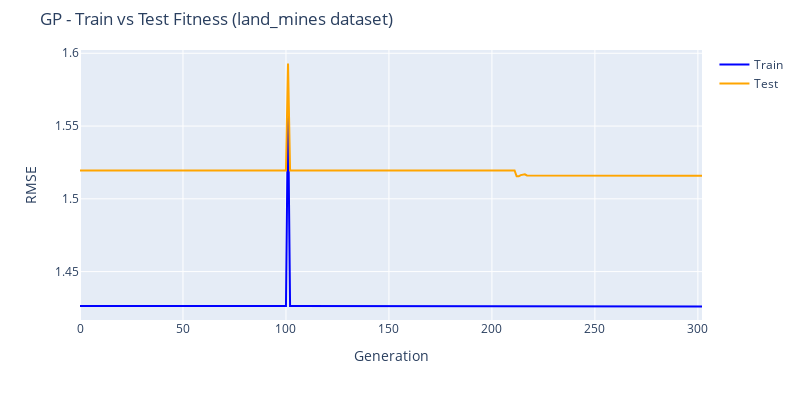

The code cell stored with this chart in its notebook:
### Code cell
import sys
import os
sys.path.append(os.path.abspath(r'C:\Users\Formando\PycharmProjects\slim'))
from slim_gsgp.utils.graphic import build_graphic

log_path = "./log/gp_land_mines.csv"
dataset_name = "land_mines"
build_graphic(log_path, dataset_name)

### Figure 1 — Plotly figure (JSON) as saved in the notebook; plotly's stock layout.template omitted (floating-point values rounded to 4 significant figures; data arrays with more than 128 entries replaced by an {"elided": "..."} marker saying what was removed)
{"data": [{"line": {"color": "blue"}, "mode": "lines", "name": "Train", "type": "scatter", "y": {"elided": "303 float values"}}, {"line": {"color": "orange"}, "mode": "lines", "name": "Test", "type": "scatter", "y": {"elided": "303 float values"}}], "layout": {"height": 400, "margin": {"t": 50}, "title": {"text": "GP - Train vs Test Fitness (land_mines dataset)"}, "width": 800, "xaxis": {"title": {"text": "Generation"}}, "yaxis": {"range": [0, null], "title": {"text": "RMSE"}}}}
